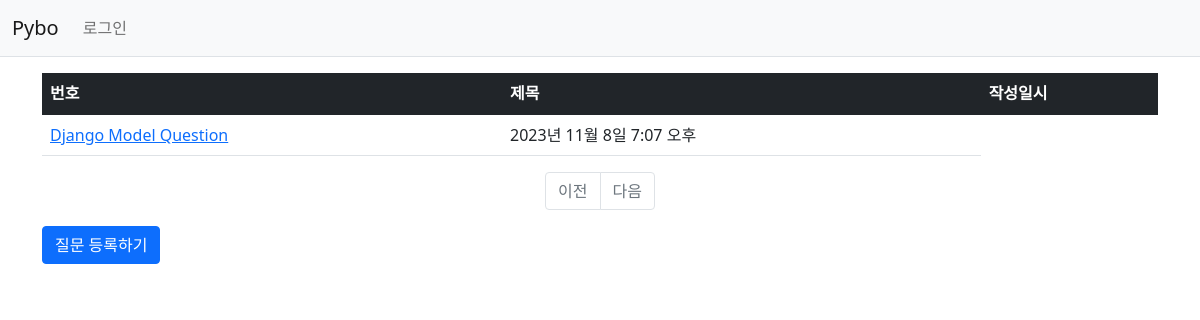
Before: /pybo/ with the older database file.
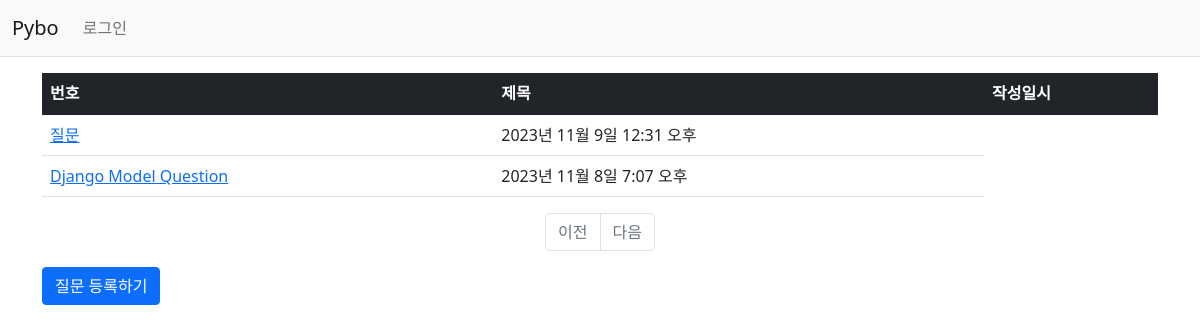
After: the same page with the newer database file.
### pybo/models.py (models this page shows, shortened)
class Question(models.Model):
    subject = models.CharField(max_length=200)
    content = models.TextField()
    create_date = models.DateTimeField()

### pybo/views.py (the view)
# urls.py: path('', views.index, name='index'),  # '/' 에 해당되는 path
def index(request):
    page = request.GET.get('page', '1')  # 페이지
    question_list = Question.objects.order_by('-create_date')
    paginator = Paginator(question_list, 10)  # 페이지당 10개씩 보여주기
    page_obj = paginator.get_page(page)
    context = {'question_list': page_obj}
    context = {'question_list': question_list}
    return render(request, 'pybo/question_list.html', context)

### templates/pybo/question_list.html (shortened to what this page needs)
{% extends 'base.html' %}
{% block content %}
<div class="container my-3">
    <table class="table">
        <thead>
        <tr class="table-dark">
            <th>번호</th>
            <th>제목</th>
            <th>작성일시</th>
        </tr>
        </thead>
        <tbody>
        {% if question_list %}
        {% for question in question_list %}
        <tr>
            <td>
                <a href="{% url 'pybo:detail' question.id %}">{{ question.subject }}</a>
            </td>
            <td>{{ question.create_date }}</td>
        </tr>
        {% endfor %}
        {% else %}
        <tr>
            <td colspan="3">질문이 없습니다.</td>
        </tr>
        {% endif %}
        </tbody>
    </table>
    <ul class="pagination justify-content-center">
        {% if question_list.has_previous %}
        <li class="page-item">
            <a class="page-link" href="?page={{ question_list.previous_page_number }}">이전</a>
        </li>
        {% else %}
        <li class="page-item disabled">
            <a class="page-link" tabindex="-1" aria-disabled="true" href="#">이전</a>
        </li>
        {% endif %}
        {% if question_list.has_next %}
        <li class="page-item">
            <a class="page-link" href="?page={{ question_list.next_page_number }}">다음</a>
        </li>
        {% else %}
        <li class="page-item disabled">
            <a class="page-link" tabindex="-1" aria-disabled="true" href="#">다음</a>
        </li>
        {% endif %}
    </ul>
    <a href="{% url 'pybo:question_create' %}" class="btn btn-primary">질문 등록하기</a>
</div>
{% endblock %}

Changed rows visible on the page:
added Question: subject "질문", create_date "2023년 11월 9일 12:31 오후"
